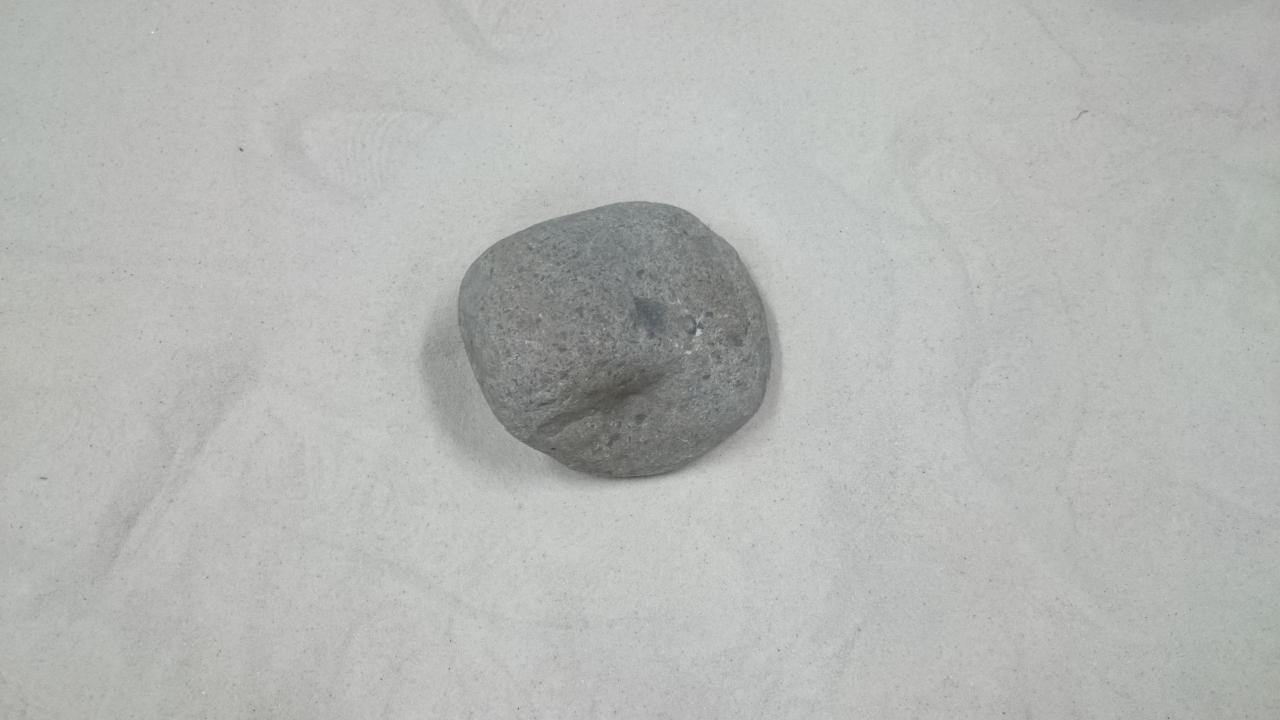
#> input picture image/rock/1.JPG, 3840 x 2160 px (shown at 1/3 size)
$ python match_shapes.py ../../image/rock/1.JPG ../../image/rock/2.JPG   (Python 2 division)
#> lines starting #> are read from the running program, lines starting #| are printed output that depends on the picture; after the words box and inside, x2 and y2 are one past the last pixel; in counts of white or black regions, pixels touching at a corner belong together; long printed decimals are rounded
# -*- coding: utf-8 -*-
'''

Usage: $ python template.py <argv>
'''

import cv2
import numpy as np
import matplotlib.pyplot as plt
import os
import sys
from math import log

class MatchShapes():

    def __init__(self):

        self.scale = range(10,1,-1)


    # [70 lines left out: functions MatchShapesMain, GetTmps, not called in this run]

    def MatchHuMoments(self,img,tmp):


        # extract moments
        moment_img = cv2.moments(img)
        moment_tmp = cv2.moments(tmp)

        # calculate Hu Moments
        hu_img = cv2.HuMoments(moment_img) # これでモーメントからHuモーメントを抽出
        hu_tmp = cv2.HuMoments(moment_tmp)

        # compare Hu Moments
        d = sum([abs(self.h2m(x1)-self.h2m(x2)) for (x1,x2) in zip(hu_img.T[0],hu_tmp.T[0])])
        # listにしなきゃだめ


        print d


    def h2m(self,x):
       if x==0:
          return 0.0
       elif x>0:
          return 1.0/log(x)
       else:
          return -1.0/log(-x)

    def MatchShapes(self,img,tmps):

        ret , thresh_img  = cv2.threshold(img, 240, 255,0) # retは平均もしくは中央値みたいな
        ret2, thresh_tmp = cv2.threshold(tmp, 127, 255,0)

        cv2.imshow('img2',img)
        cv2.imshow('tmp2',tmp)

        # 輪郭抜き出してる？
        contours,hierarchy = cv2.findContours(img,2,1) # imgも変わってしまう
        cnt1 = contours[0]
        contours,hierarchy = cv2.findContours(tmp,2,1)
        cnt2 = contours[0]

        ret = cv2.matchShapes(cnt1,cnt2,1,0.0)

        print ret


################################################################################
# メイン
################################################################################
if __name__ == '__main__':


    # read class
    MS = MatchShapes()

    # get image
    img = cv2.imread(sys.argv[1],0)
#> img: shape (2160, 3840); min 49, max 255, mean 182.6
    # if img is None:
        # print '!'*20,'There is not %s'%sys.argv[1],'!'*20
        # sys.exit()
    tmp = cv2.imread(sys.argv[2],0)
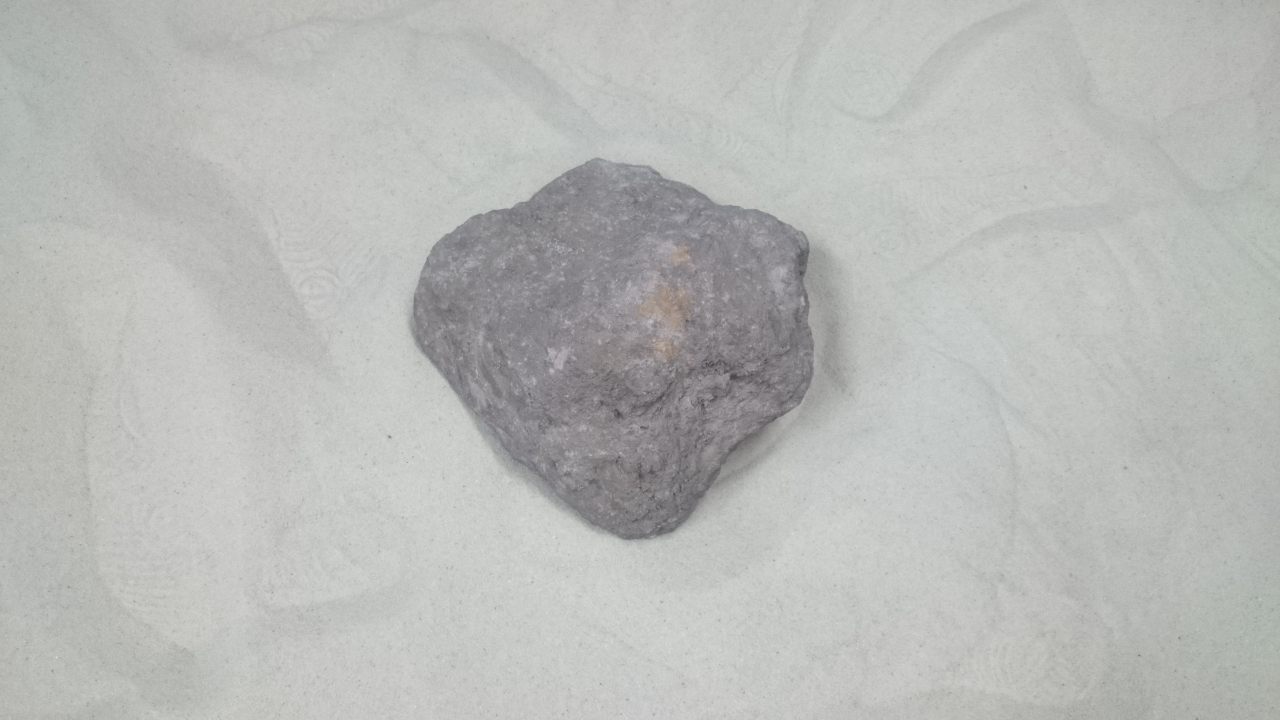
#> input picture image/rock/2.JPG, 3840 x 2160 px (shown at 1/3 size)
#> tmp: shape (2160, 3840); min 18, max 246, mean 185.4
    # if tmp is None:
        # print '!'*20,'There is not %s'%sys.argv[1],'!'*20
        # sys.exit()


    eimg = cv2.Canny(img, threshold1= 0, threshold2= 0,apertureSize = 3)
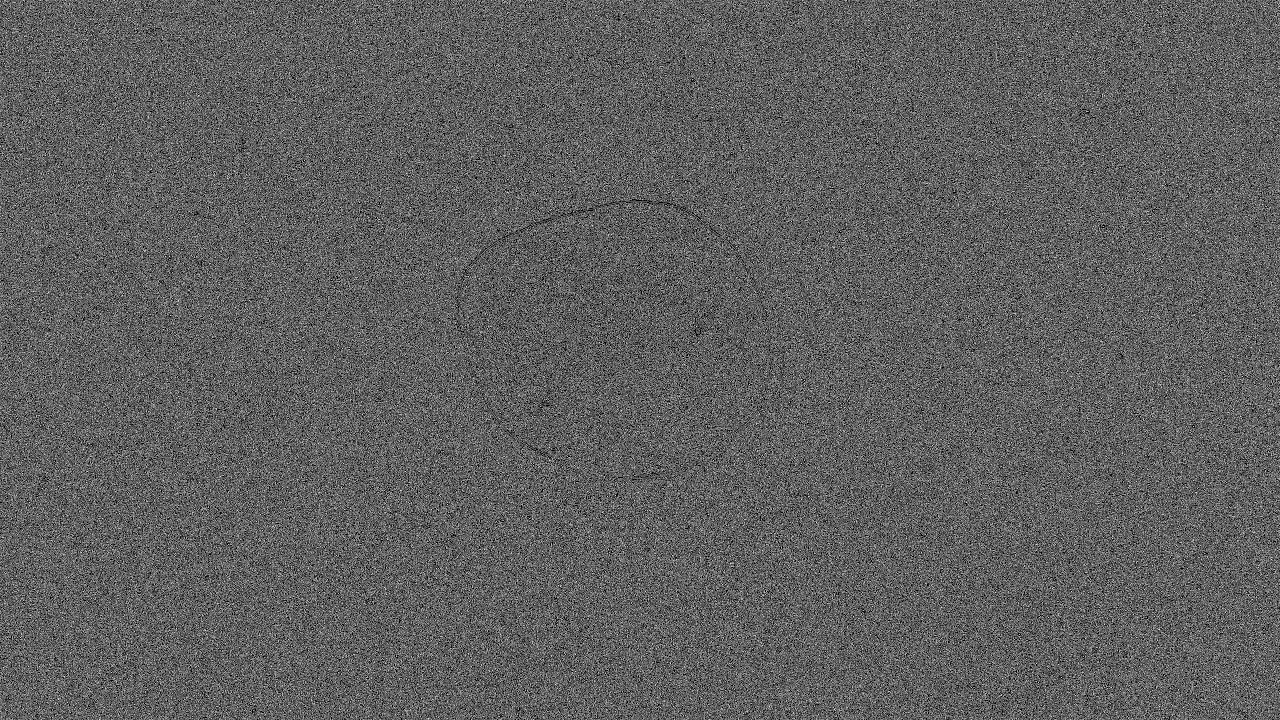
#> eimg: shape (2160, 3840) (shown at 1/3 size); 37.4% white in thin lines or dots
    etmp = cv2.Canny(tmp, threshold1= 30, threshold2= 200,apertureSize = 3)
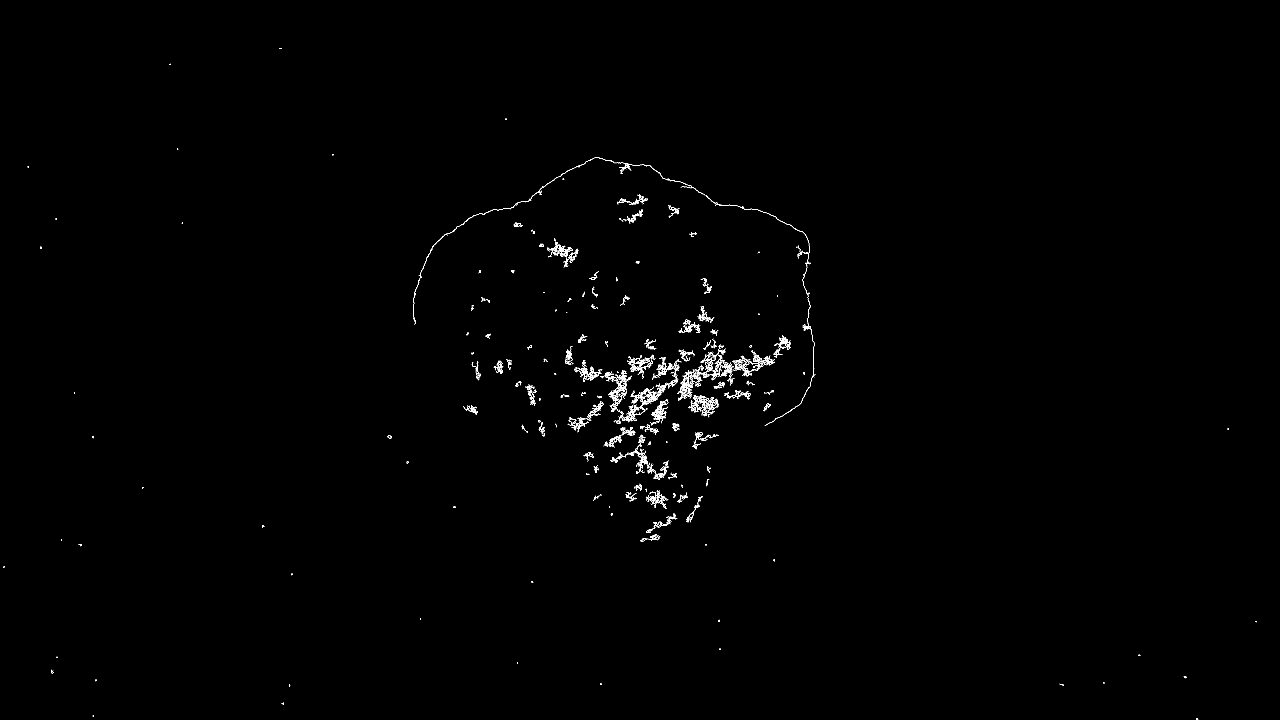
#> etmp: shape (2160, 3840) (shown at 1/3 size); 0.36% white in thin lines or dots
    cv2.imshow('eimg',eimg)
    cv2.imshow('etmp',etmp)
    cv2.imshow('img',img)
    cv2.imshow('tmp',tmp)
    # matchshapes
    # MS.MatchShapesMain(img,tmp)
    MS.MatchHuMoments(eimg,etmp)
#> in MatchHuMoments, `moment_img = cv2.moments(img)`: moment_img = moments, m00 791982315, centre m10/m00, m01/m00 = (1920.7, 1080.8)
#> in MatchHuMoments, `moment_tmp = cv2.moments(tmp)`: moment_tmp = moments, m00 7711965, centre m10/m00, m01/m00 = (1942.4, 1112.8)
#> in MatchHuMoments, `hu_img = cv2.HuMoments(moment_img)`: hu_img = [0.00205, 1.14e-06, 3.86e-15, 1.54e-14, 9.2e-29, 2.19e-18, -7.44e-29]
#> in MatchHuMoments, `hu_tmp = cv2.HuMoments(moment_tmp)`: hu_tmp = [0.02, 9.66e-06, 1.82e-06, 2.28e-06, 3.06e-12, 4.88e-09, -3.49e-12]
#> in MatchHuMoments, `d = sum([abs(self.h2m(x1)-self.h2m(x2)) for (x1,x2) in zip(hu_img.T[0]..`: d = 0.271
#| 0.2708
    MS.MatchShapes(img,tmp)
#> in MatchShapes, `ret , thresh_img  = cv2.threshold(img, 240, 255,0)`: thresh_img: shape (2160, 3840); 0% white in thin lines or dots, all inside (x1, y1, x2, y2) = (456, 96, 2652, 2081)
#> in MatchShapes, `ret2, thresh_tmp = cv2.threshold(tmp, 127, 255,0)`:
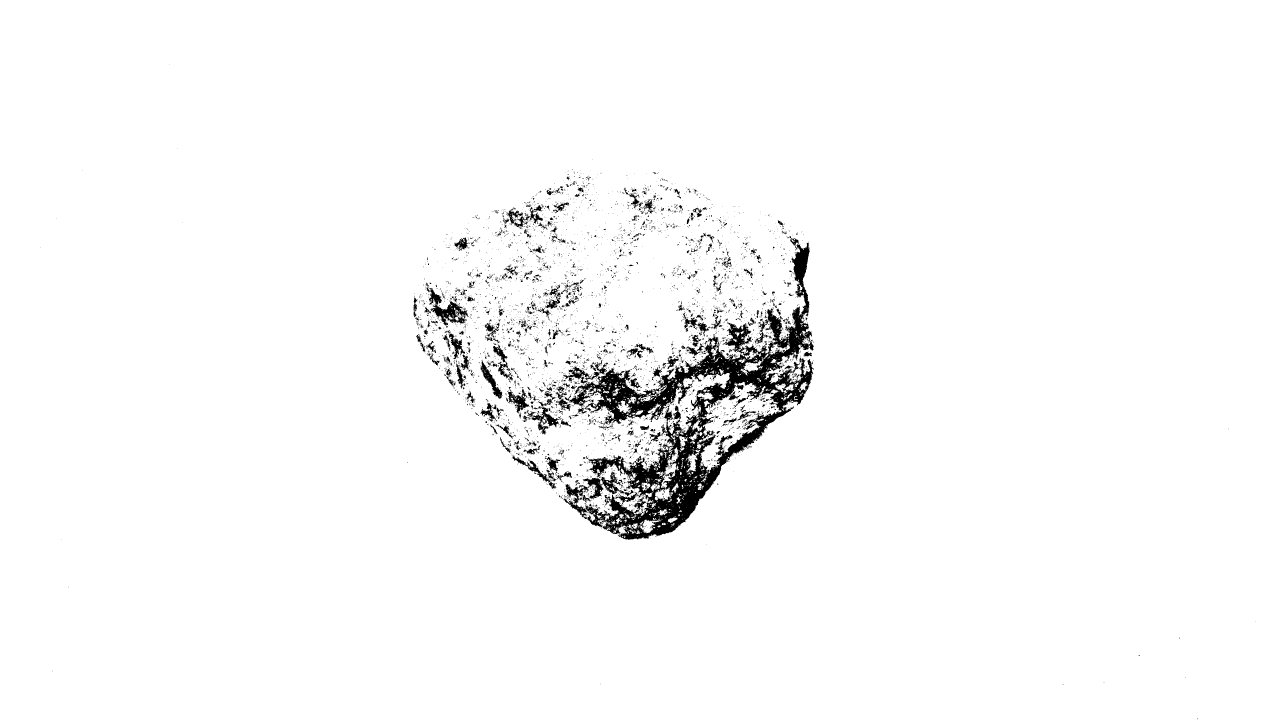
#> thresh_tmp: shape (2160, 3840) (shown at 1/3 size); 97.3% white; 6011 black regions (5510 under 20 px)
#> in MatchShapes, `contours,hierarchy = cv2.findContours(img,2,1)`: contours = 1 contour; box (x1, y1, x2, y2) and area: (0, 0, 3840, 2160) 8288401
#> in MatchShapes, `cnt1 = contours[0]`: cnt1 = contour of 11996 points, box (x1, y1, x2, y2) (0, 0, 3840, 2160), area 8288401
#> in MatchShapes, `cnt2 = contours[0]`: cnt2 has the same summary as cnt1
#> in MatchShapes, `ret = cv2.matchShapes(cnt1,cnt2,1,0.0)`: ret = 0
#| 0.0

    '''メモ

    MatchHuMomentsはgray scaleでの比較
    MatchShapesは輪郭での比較

    両方やる

    '''

    cv2.waitKey(-1)
